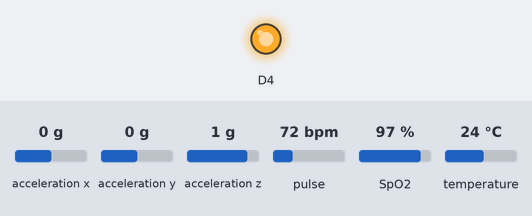
Bench run of a sketch on a simulated ESP8266 (NodeMCU). Shown: output pins drawn as LEDs (lit = HIGH). The test bench sets the inputs (shaded band); at power-on: acceleration x 0 g, acceleration y 0 g, acceleration z 1 g, pulse 72 bpm, SpO2 97 %, temperature 24 °C. WiFi joins after 1.5 s; servers stay silent unless stated; pins used as bus, display or sensor lines are not drawn; what the sketch prints to the serial monitor is not drawn.

Above: at 0.2 s.
Timing chart, 0 to 1.7 s (numbered marks = the images above):
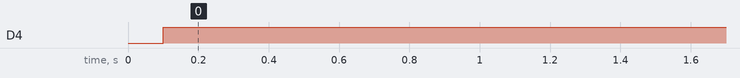

The sketch:

Main_FastReading.ino
```cpp
#include "acelerometro.h"
#include "oximeter.h"
#include "wifi.h"
#include "leitor_bateria.h"
#include "temperatura.h"
#include "create_package.h"

unsigned long int timer_acelerometro = 0;
unsigned long int timer_oximeter = 0;
unsigned long int timer_temperatura = 0;
unsigned long int timer_battery = 0;
unsigned long int timer_package = 0;
unsigned long int timer_prints = 0;
unsigned long int timer_sensores = 0;


int DeviceID = 1;
float BatteryVoltage;
float BatimentosCardiacos;
float NiveisOxigenio;
float acelerometro[3];
float Aceleracao;
float Temperatura;
float Calibracao_temperatura = 2.9;

IPAddress ip( 192, 168, 25, DeviceID + 1);// pick your own suitable static IP address
IPAddress gateway( 192, 168, 25, 1 ); // may be different for your network
IPAddress subnet( 255, 255, 255, 0 ); // may be different for your network (but this one is pretty standard)
IPAddress dns(192,168,25,1);


void setup()
{
  Serial.begin(9600);
  Serial.println("hello");
  pinMode(A0, INPUT);
  pinMode(LED_BUILTIN, OUTPUT);     // Initialize the LED_BUILTIN pin as an output
  //ADC_MODE(33);

}

void loop()
{
  delay(100);
  setup_acelerometro();         //Fazer uma média de 1segundo
  delay(100);
  setup_oximeter();
  setup_temperatura();
  timer_sensores = millis();
  while(millis() - timer_sensores <= 20000)
  {
  update_oximeter();
  delay(10);
  update_acelerometro(&acelerometro[0]);
  delay(10);
  }
  Aceleracao = update2_acelerometro();
  update2_oximeter(&BatimentosCardiacos,&NiveisOxigenio);


  Temperatura = update_temperatura() + Calibracao_temperatura;
  BatteryVoltage = update_battery();
  wifi_setup(ip,dns, gateway, subnet);
  ReCheckConection();
  //create_send_package(DeviceID,BatteryVoltage,BatimentosCardiacos,NiveisOxigenio,&acelerometro[0],Temperatura);
  create_send_package(DeviceID,BatteryVoltage,BatimentosCardiacos,NiveisOxigenio,Aceleracao,Temperatura);
  delay(500);
}
```

acelerometro.h
```cpp
#include <Wire.h>
#include <Adafruit_Sensor.h>    // Adafruit  sensor library
#include <Adafruit_ADXL345_U.h>  // ADXL345 library

Adafruit_ADXL345_Unified accel = Adafruit_ADXL345_Unified();   // ADXL345 Object
sensors_event_t event;

float a1 = 0;
float sum = 0;
long int timer_acel = 0;
long int counter_acel = 0;

void setup_acelerometro()
{
    if(!accel.begin())   // Ligar e verificar se o módulo está ligado
    {
    Serial.println("ADXL345 not detected");
    digitalWrite(LED_BUILTIN, LOW);  // Turn the LED on by making the voltage HIGH
    delay(100);
    digitalWrite(LED_BUILTIN, HIGH);  // Turn the LED on by making the voltage HIGH
    delay(100);
    }
    Serial.println("SUCESS acelerometer");
    digitalWrite(LED_BUILTIN, HIGH);  // Turn the LED on by making the voltage HIGH
}

void update_acelerometro(float *acelerometro)
{
    //timer_acel = millis();
    //while(millis() - timer_acel <= 2000)
    //{

    accel.getEvent(&event); //LER OS VALORES DO ACELEROMETRO
    //acelerometro[0] = event.acceleration.x;
    //acelerometro[1] = event.acceleration.y;
    //acelerometro[2] = event.acceleration.z;
    //Serial.println("Disntãncia:");
    a1 = sqrt( (sq(event.acceleration.x) + sq(event.acceleration.y) + sq(event.acceleration.z)));
    sum = sum + a1;
    //Serial.println(a1);
    counter_acel = counter_acel +1;

    //delay(10);

}

float update2_acelerometro()
{
    Serial.println("Distância média:");
    Serial.println(sum/counter_acel);
    float Aceleracao = sum/counter_acel;
    return Aceleracao;
}


void print_acelerometro()
{
  Serial.print("X: ");
  Serial.print(event.acceleration.x);
  Serial.print("  ");
  Serial.print("Y: ");
  Serial.print(event.acceleration.y);
  Serial.print("  ");
  Serial.print("Z: ");
  Serial.print(event.acceleration.z);
  Serial.print("  ");
  Serial.println("m/s^2 ");
}
```

create_package.h
```cpp
String package;
String package_forprint;
float checksum = 0;

void SendMessage()
{
  if(client.connect(server, 80))  // Send message
  {
    client.println(package);
    client.flush();
  }
  Serial.println(package_forprint);
  Serial.println("Package sent");
}

void create_send_package(int DeviceID,float BatteryVoltage,int BatimentosCardiacos,float NiveisOxigenio,float Aceleracao,float Temperatura)
{
  checksum = DeviceID + BatteryVoltage + BatimentosCardiacos + NiveisOxigenio + Aceleracao + Temperatura;

  package_forprint = String(DeviceID) + " " + String(BatteryVoltage) + " " + String(BatimentosCardiacos) + " "  + String(NiveisOxigenio)
            + " " + String(Aceleracao) + " " + String(Temperatura) + " " + String(checksum) + " ";

  package = String(DeviceID) + "\r" + String(BatteryVoltage) + "\r" + String(BatimentosCardiacos) + "\r"  + String(NiveisOxigenio)
            + "\r" + String(Aceleracao) + "\r" + String(Temperatura) + "\r" + String(checksum) + "\r";

  SendMessage();

  package = "";               // resetar as strings
  package_forprint = "";
}
```

leitor_bateria.h
```cpp
float update_battery()
{
  int a = analogRead(A0);
  float volts = (a * 3.3 ) / 1024.0 * 2;
  Serial.println("Lendo Voltagem Bateria");
  Serial.print(volts);
  Serial.println(" V");
  return volts;
}
```

oximeter.h
```cpp
#include <Wire.h>
#include "MAX30100_PulseOximeter.h"

PulseOximeter pox;
long int timer_oxi = 0;

void setup_oximeter()
{
  pox.resume();
  while(!pox.begin())
  {
  Serial.println("Initializing pulse oximeter..");
  digitalWrite(LED_BUILTIN, LOW);  // Turn the LED on by making the voltage HIGH
  delay(100);
  digitalWrite(LED_BUILTIN, HIGH);  // Turn the LED on by making the voltage HIGH
  delay(100);
  }
  Serial.println("SUCESS pulse oximeter");
  pox.setIRLedCurrent(MAX30100_LED_CURR_50MA);
}

void update_oximeter()
{
    //pox.resume();
    //timer_oxi = millis();
    //while(millis() - timer_oxi <= 4000)
    //{
    pox.update();
    //delay(10);
    //}

}
void update2_oximeter(float* BatimentosCardiacos,float* NiveisOxigenio)
{
   *BatimentosCardiacos = pox.getHeartRate();
   *NiveisOxigenio=pox.getSpO2();
   Serial.print("Heart rate:");
   Serial.print(pox.getHeartRate());
   Serial.print("bpm / SpO2:");
   Serial.print(pox.getSpO2());
   Serial.println("%");
   //pox.setIRLedCurrent(MAX30100_LED_CURR_0MA);
   //delay(1);
   pox.shutdown();
   delay(1);
}


void print_oximeter()
{
  Serial.print("Heart rate:");
  Serial.print(pox.getHeartRate());
  Serial.print("bpm / SpO2:");
  Serial.print(pox.getSpO2());
  Serial.println("%");
}
```

temperatura.h
```cpp
#include <OneWire.h>
#include <DallasTemperature.h>

#define ONE_WIRE_BUS D4
OneWire oneWire(ONE_WIRE_BUS);
DallasTemperature sensors(&oneWire); // Pass our oneWire reference to Dallas Temperature.


void setup_temperatura()
{
  sensors.begin();
  sensors.setResolution(11);  // set the resolution to 11 bit (Each Dallas/Maxim device is capable of several different resolutions)
}

float update_temperatura()
{
  sensors.requestTemperatures();      // ATENCAO ESTA FUNCAO DEMORA MUITO TEMPO A TER FEEDBACK
  float tempC = sensors.getTempCByIndex(0);
  Serial.print("Temp C: ");
  Serial.println(tempC);
  return(tempC);
}

void print_temperatura()
{
  float tempC = sensors.getTempCByIndex(0);
  Serial.print("Temp C: ");
  Serial.println(tempC);
}
```

wifi.h
```cpp
#include <ESP8266WiFi.h>    // The Basic Function Of The ESP NOD MCU
#include <WiFiClient.h>
#include <ESP8266WebServer.h>
#include <ESP8266HTTPClient.h>
#include <WiFiUdp.h>


#define AP_SSID "MovingPetsNetwork"
#define AP_PASS "magicword"
IPAddress server(192, 168, 25, 240);   // the fix IP address of the server
WiFiClient client;

unsigned long int timer_connection = 0;


uint8_t bssid[6];
uint32_t canal;

void conecaolenta()
{
    WiFi.begin(AP_SSID, AP_PASS);
    Serial.println("Connecção LENTA");
    while (WiFi.status() != WL_CONNECTED)
  {
    delay(1);
  }
}


void wifi_setup(IPAddress ip, IPAddress dns, IPAddress gateway ,IPAddress subnet)
{
  WiFi.forceSleepWake();
  WiFi.mode(WIFI_STA);
  WiFi.persistent( false ); // Disable the WiFi persistence.  The ESP8266 will not load and save WiFi settings unnecessarily in the flash memory.
  WiFi.config( ip,dns, gateway, subnet );
  delay(1);

  ESP.rtcUserMemoryRead( 0, (uint32_t*)&bssid, sizeof( bssid ) );
  ESP.rtcUserMemoryRead( 8*6, &canal, sizeof( canal ) );

  Serial.println("A tentar conecao rápida");
  WiFi.begin(AP_SSID, AP_PASS,canal,bssid,true);         // connects to the MovingPets WIFI
  timer_connection = millis();
  while (WiFi.status() != WL_CONNECTED)
  {
    digitalWrite(LED_BUILTIN, LOW);  // Turn the LED on by making the voltage HIGH
    //Serial.println("Waiting for conection");
    delay(1);
    if(millis() - timer_connection >= 5000)   //Se demorar mais que 5s a conectar, fazer uma conecção normal
    {
    conecaolenta();
    }
  }
  if (WiFi.status() == WL_CONNECTED)
  {
    Serial.println("Wifi Conected");
    digitalWrite(LED_BUILTIN, HIGH);
  }
  //Serial.println("Connected To      : " + String(WiFi.SSID()));
  //Serial.println("Signal Strenght   : " + String(WiFi.RSSI()) + " dBm");
  //Serial.print  ("Server IP Address : ");  Serial.println(WiFi.softAPIP()); // Print Server IP
  //Serial.print  ("Device IP Address : ");  Serial.println(WiFi.localIP());        // Print Client IP Address
  //Serial.print("Device MC Address : "); Serial.println(String(WiFi.macAddress())); // Print Client macAddress
  //Serial.print("Device Channel : ");   Serial.println(String(WiFi.channel()));

  memcpy( bssid, WiFi.BSSID(), 6 ); //Copiar os 6bytes do MAC address
  ESP.rtcUserMemoryWrite( 0, (uint32_t*)&bssid, sizeof( bssid ) );
  ESP.rtcUserMemoryWrite( 8*6, &canal, sizeof( canal ));
  /*Serial.println();
  Serial.println(String(bssid[0]));
  Serial.println(String(bssid[1]));
  Serial.println(String(bssid[2]));
  Serial.println(String(bssid[3]));
  Serial.println(String(bssid[4]));
  Serial.println(String(bssid[5]));*/
}

void ReCheckConection()
{
  if(WiFi.status() != WL_CONNECTED)
  {
    digitalWrite(LED_BUILTIN, LOW);  // Turn the LED on by making the voltage HIGH
    WiFi.begin(AP_SSID, AP_PASS);         // connects to the WiFi router
    while (WiFi.status() != WL_CONNECTED)
    {
    Serial.println("Waiting for conection");
    delay(1000);
    }
  }
  digitalWrite(LED_BUILTIN, HIGH);  // Turn the LED on by making the voltage HIGH
}
```

Measured:
- by itself, D4: LOW → HIGH at 0.10 s
